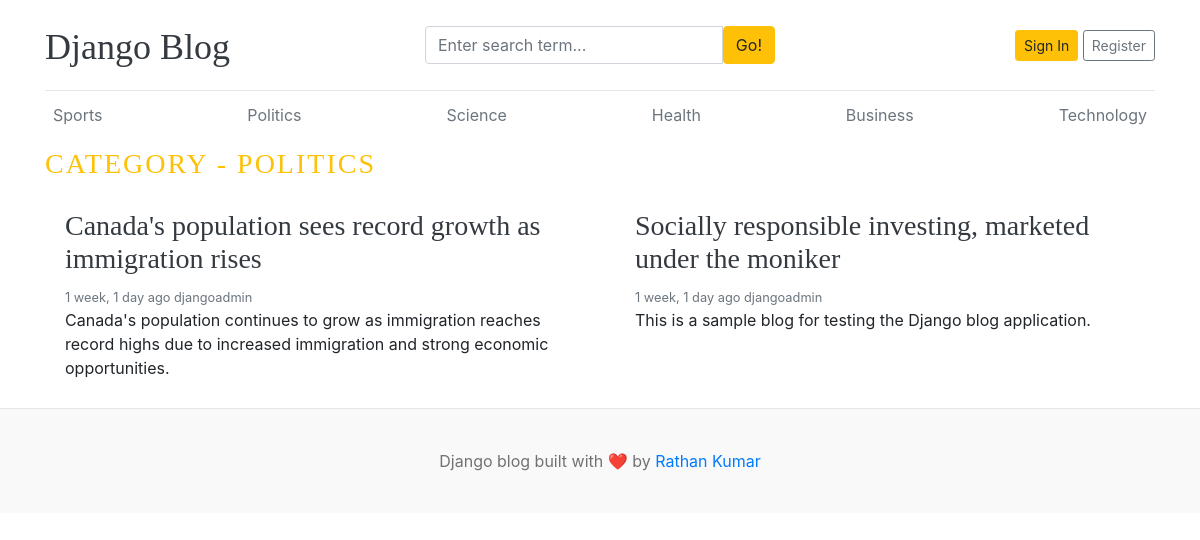
The app's page /category/2/, older data.
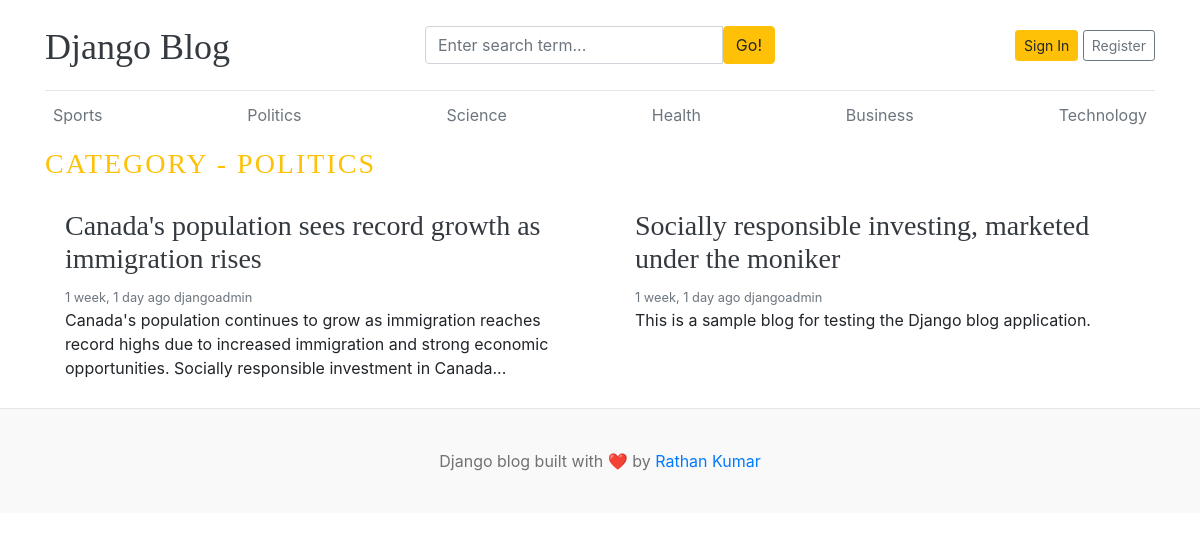
The same page, newer data.
### blog/models.py (models this page shows, shortened)
class Blog(models.Model):
    title = models.CharField(max_length=100)
    slug = models.SlugField(max_length=150, unique=True, blank=True)
    category = models.ForeignKey(Category, on_delete=models.CASCADE)
    author = models.ForeignKey(User, on_delete=models.CASCADE)
    featured_image = models.ImageField(upload_to='uploads/%Y/%m/%d')
    short_description = models.TextField(max_length=500)
    blog_body = models.TextField(max_length=2000)
    status = models.CharField(max_length=20, choices=STATUS_CHOICES, default="Draft")
    is_featured = models.BooleanField(default=False)
    created_at = models.DateTimeField(auto_now_add=True)
    updated_at = models.DateTimeField(auto_now=True)

### blog/views.py (the view)
# urls.py: path('<int:category_id>/', views.posts_by_category, name='posts_by_category'),
def posts_by_category(request, category_id):
    posts = Blog.objects.filter(
        status='Published',
        category_id=category_id
    )
    category = get_object_or_404(Category, id=category_id)
    context = {
        'posts': posts,
        'category': category,
    }
    return render(request, 'posts_by_category.html', context)

### blog/context_processors.py (called while the page is built)
def get_categories(request):
    categories = Category.objects.all()
    return dict(categories=categories)

def get_social_links(request):
    social_links = SocialLink.objects.all()
    return dict(social_links=social_links)

### blog/models.py (called while the page is built)
    def __str__(self):
        return self.category_name

### blog_main/templates/posts_by_category.html
{% extends 'base.html' %}
{% block content %}
   <h3 class="text-uppercase text-warning" style="letter-spacing: 2px;">Category - {{ category }} </h3>
   <div class="row mb-2">
      {% if posts %}
      {% for post in posts %}
    <div class="col-md-6">
      <div class="card border-0">
        <div class="card-body">
          <h3><a href="{% url 'blogs' post.slug %}" class="text-dark">{{ post.title }}</a></h3>
          <small class="mb-1 text-muted">{{ post.created_at | timesince }} ago {{ post.author }}</small>
          <p class="card-text">{{ post.short_description | truncatewords:25 }}</p>
        </div>
      </div>
    </div>
    {% endfor %}
    {% else %}
    <p>No posts found</p>
    {% endif %}
  </div>
</div>
{% endblock %}

Row changes from the older to the newer data that the page shows:
changed Blog "Canada's population sees record growth as immigration rises": short_description "Canada's population continues to grow as immigration reaches record highs due to increased immigration and strong economic opportunities." → "…and strong economic opportunities. Socially responsible investment in Canada..."
